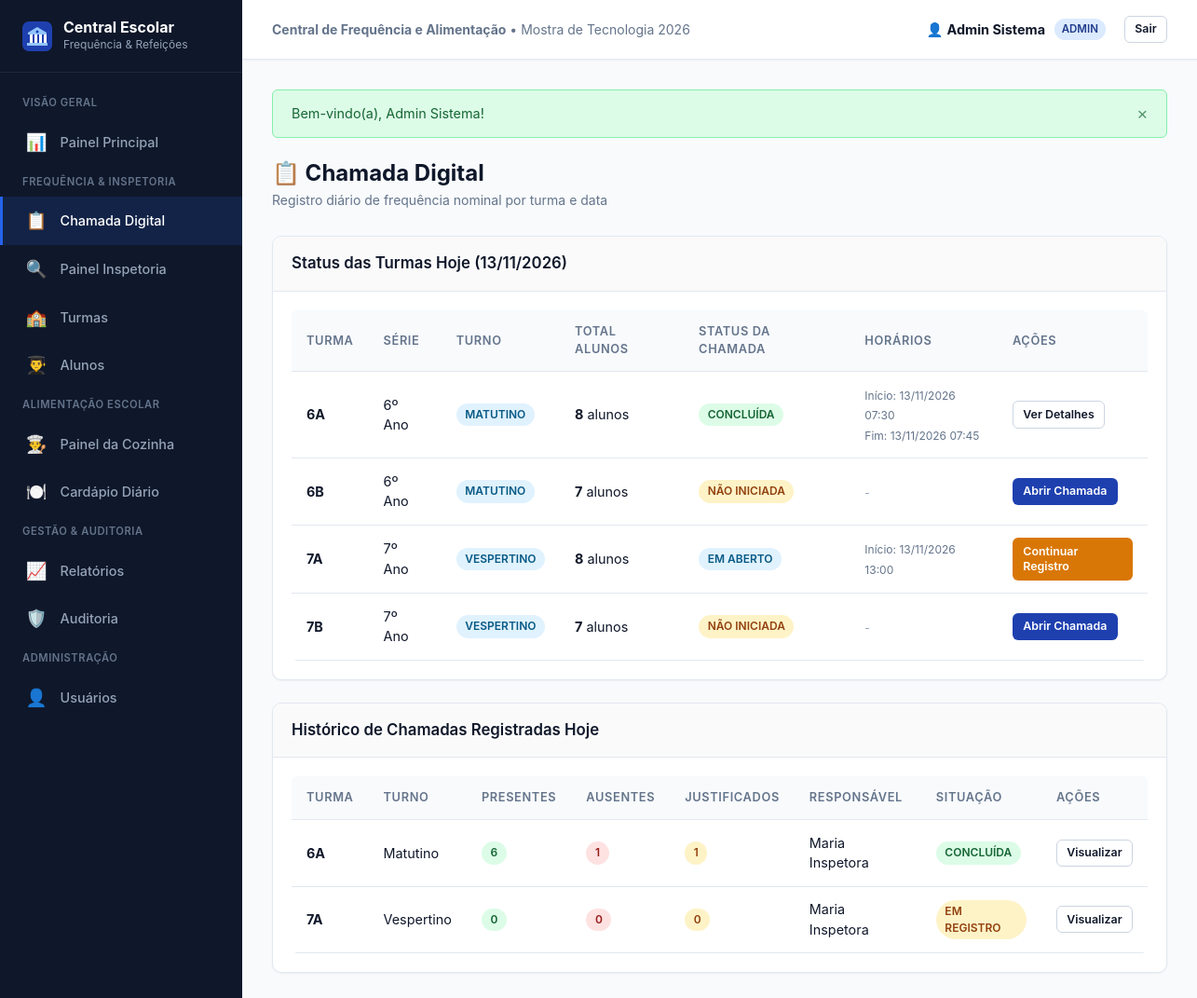
The page /chamadas (signed in) on the database its author committed.
### tables this page shows
CREATE TABLE IF NOT EXISTS turma (
    id              INT UNSIGNED    NOT NULL AUTO_INCREMENT,
    nome            VARCHAR(50)     NOT NULL COMMENT 'Nome da turma (ex: 6A, 7B)',
    ano_letivo_id   INT UNSIGNED    NOT NULL COMMENT 'FK para ano_letivo',
    turno           ENUM('matutino','vespertino','noturno') NOT NULL COMMENT 'Turno da turma',
    serie           VARCHAR(30)     NOT NULL COMMENT 'Série/Ano escolar (ex: 6º Ano)',
    created_at      DATETIME        NOT NULL DEFAULT CURRENT_TIMESTAMP,
    updated_at      DATETIME        NOT NULL DEFAULT CURRENT_TIMESTAMP ON UPDATE CURRENT_TIMESTAMP,
    PRIMARY KEY (id),
    CONSTRAINT fk_turma_ano_letivo
        FOREIGN KEY (ano_letivo_id) REFERENCES ano_letivo(id)
        ON DELETE RESTRICT ON UPDATE CASCADE
);

CREATE TABLE IF NOT EXISTS chamada (
    id              INT UNSIGNED    NOT NULL AUTO_INCREMENT,
    turma_id        INT UNSIGNED    NOT NULL COMMENT 'FK para turma',
    data            DATE            NOT NULL COMMENT 'Data da chamada',
    status          ENUM('aberta','concluida') NOT NULL DEFAULT 'aberta'
                    COMMENT 'Situação da chamada',
    usuario_id      INT UNSIGNED    NOT NULL COMMENT 'FK para usuário que criou a chamada',
    aberta_em       DATETIME        NOT NULL COMMENT 'Data/hora em que a chamada foi aberta',
    concluida_em    DATETIME        NULL     COMMENT 'Data/hora em que a chamada foi concluída',
    created_at      DATETIME        NOT NULL DEFAULT CURRENT_TIMESTAMP,
    updated_at      DATETIME        NOT NULL DEFAULT CURRENT_TIMESTAMP ON UPDATE CURRENT_TIMESTAMP,
    PRIMARY KEY (id),
     
    UNIQUE KEY uk_chamada_turma_data (turma_id, data),
    CONSTRAINT fk_chamada_turma
        FOREIGN KEY (turma_id) REFERENCES turma(id)
        ON DELETE RESTRICT ON UPDATE CASCADE,
    CONSTRAINT fk_chamada_usuario
        FOREIGN KEY (usuario_id) REFERENCES usuario(id)
        ON DELETE RESTRICT ON UPDATE CASCADE
);

CREATE TABLE IF NOT EXISTS usuario (
    id          INT UNSIGNED    NOT NULL AUTO_INCREMENT,
    nome        VARCHAR(150)    NOT NULL COMMENT 'Nome completo do usuário',
    email       VARCHAR(200)    NOT NULL COMMENT 'E-mail de login (único)',
    senha_hash  VARCHAR(255)    NOT NULL COMMENT 'Hash da senha (bcrypt)',
    perfil      ENUM('admin','inspetor','cozinha','gestor') NOT NULL
                COMMENT 'Perfil/papel do usuário no sistema',
    ativo       TINYINT(1)      NOT NULL DEFAULT 1 COMMENT '1 = ativo, 0 = inativo',
    created_at  DATETIME        NOT NULL DEFAULT CURRENT_TIMESTAMP,
    updated_at  DATETIME        NOT NULL DEFAULT CURRENT_TIMESTAMP ON UPDATE CURRENT_TIMESTAMP,
    PRIMARY KEY (id),
    UNIQUE KEY uk_usuario_email (email)
);

### app/controllers/ChamadasController.php (called while the page is built, shortened)
<?php
class ChamadasController extends Controller
{
    public function index(): void
    {
        $chamadaModel = $this->model('Chamada');
        $turmaModel = $this->model('Turma');
        $dataFiltro = $_GET['data'] ?? date('Y-m-d');
        $turmasComStatus = $turmaModel->findComStatusChamadaHoje();
        $chamadas = $chamadaModel->findHoje();
        $this->view('chamadas/index', [
            'titulo'          => 'Chamada Digital',
            'turmasComStatus' => $turmasComStatus,
            'chamadas'        => $chamadas,
            'dataFiltro'      => $dataFiltro,
        ]);
    }
}

### core/App.php (called while the page is built, shortened)
<?php
class App
{
    protected string $method = 'index';
    public function __construct()
    {
        $url = $this->parseUrl();
        if (isset($url[0]) && !empty($url[0])) {
            $nomeControlador = ucfirst(strtolower($url[0])) . 'Controller';
            $arquivoControlador = ROOT_PATH . '/app/controllers/' . $nomeControlador . '.php';
            if (file_exists($arquivoControlador)) {
                unset($url[0]);
            } else {
                $this->exibir404();
                return;
            }
        }
        $this->controller = new $this->controller();
        $this->params = $url ? array_values($url) : [];
        call_user_func_array([$this->controller, $this->method], $this->params);
    }
    protected function parseUrl(): array
    {
        if (isset($_GET['url'])) {
            $url = filter_var(rtrim($_GET['url'], '/'), FILTER_SANITIZE_URL);
            return explode('/', $url);
        }
        return [];
    }
}

### index.php (called while the page is built, shortened)
<?php
require_once ROOT_PATH . '/config/database.php';
require_once ROOT_PATH . '/core/App.php';
require_once ROOT_PATH . '/core/Controller.php';
require_once ROOT_PATH . '/core/Model.php';
require_once ROOT_PATH . '/core/Middleware.php';
require_once ROOT_PATH . '/core/Helpers.php';
$app = new App();

### config/database.php (called while the page is built, shortened)
<?php
class Database
{
    private static ?Database $instance = null;
    private function __construct()
    {
        $dsn = 'mysql:host=' . DB_HOST . ';dbname=' . DB_NAME . ';charset=' . DB_CHARSET;
        $opcoes = [
            PDO::ATTR_ERRMODE            => PDO::ERRMODE_EXCEPTION,
            PDO::ATTR_DEFAULT_FETCH_MODE => PDO::FETCH_OBJ,
            PDO::ATTR_EMULATE_PREPARES   => false,
        ];
        try {
            $this->pdo = new PDO($dsn, DB_USER, DB_PASS, $opcoes);
        } catch (PDOException $e) {
            die('Erro ao conectar com o banco de dados: ' . $e->getMessage());
        }
    }
    public static function connect(): PDO
    {
        if (self::$instance === null) {
            self::$instance = new self();
        }
        return self::$instance->pdo;
    }
}

### core/Model.php (called while the page is built, shortened)
<?php
class Model
{
    public function __construct()
    {
        $this->db = Database::connect();
    }
}

### app/models/Turma.php (called while the page is built, shortened)
<?php
class Turma extends Model
{
    public function findComStatusChamadaHoje(): array
    {
        $sql = "SELECT t.*, al.ano,
                (SELECT COUNT(*) FROM matricula m WHERE m.turma_id = t.id AND m.status = 'ativa') as total_alunos,
                c.id as chamada_id, c.status as chamada_status, c.aberta_em, c.concluida_em
                FROM turma t
                INNER JOIN ano_letivo al ON t.ano_letivo_id = al.id AND al.ativo = 1
                LEFT JOIN chamada c ON c.turma_id = t.id AND c.data = CURDATE()
                ORDER BY t.turno, t.nome";
        return $this->db->query($sql)->fetchAll();
    }
}

### core/Middleware.php (called while the page is built, shortened)
<?php
class Middleware
{
    public static function isLoggedIn(): bool
    {
        return isset($_SESSION['usuario_id']);
    }
    public static function hasRole(string $role): bool
    {
        return $_SESSION['usuario_perfil'] === $role;
    }
}

### app/models/Chamada.php (called while the page is built, shortened)
<?php
class Chamada extends Model
{
    public function findHoje(): array
    {
        $sql = "SELECT c.*, t.nome as turma_nome, t.turno, u.nome as usuario_nome,
                (SELECT COUNT(*) FROM frequencia f WHERE f.chamada_id = c.id AND f.situacao = 'presente') as total_presentes,
                (SELECT COUNT(*) FROM frequencia f WHERE f.chamada_id = c.id AND f.situacao = 'ausente') as total_ausentes,
                (SELECT COUNT(*) FROM frequencia f WHERE f.chamada_id = c.id AND f.situacao = 'justificado') as total_justificados,
                (SELECT COUNT(*) FROM frequencia f WHERE f.chamada_id = c.id) as total_registros,
                (SELECT COUNT(*) FROM matricula m WHERE m.turma_id = c.turma_id AND m.status = 'ativa') as total_matriculados
                FROM chamada c
                INNER JOIN turma t ON t.id = c.turma_id
                INNER JOIN usuario u ON u.id = c.usuario_id
                WHERE c.data = CURDATE()
                ORDER BY t.turno, t.nome";
        return $this->db->query($sql)->fetchAll();
    }
}

### app/views/chamadas/index.php (the view)
<div class="page-header">
    <div>
        <h1 class="page-header-title">📋 Chamada Digital</h1>
        <p class="breadcrumb-info">Registro diário de frequência nominal por turma e data</p>
    </div>
</div>
<div class="card">
    <div class="card-header">
        <h3>Status das Turmas Hoje (<?= formatDate(date('Y-m-d')) ?>)</h3>
    </div>
    <div class="card-body">
        <div class="table-container">
            <table>
                <thead>
                    <tr>
                        <th>Turma</th>
                        <th>Série</th>
                        <th>Turno</th>
                        <th>Total Alunos</th>
                        <th>Status da Chamada</th>
                        <th>Horários</th>
                        <th>Ações</th>
                    </tr>
                </thead>
                <tbody>
                    <?php foreach ($turmasComStatus as $t): ?>
                        <tr>
                            <td><strong><?= sanitize($t->nome) ?></strong></td>
                            <td><?= sanitize($t->serie) ?></td>
                            <td><span class="badge badge-info"><?= ucfirst(sanitize($t->turno)) ?></span></td>
                            <td><strong><?= $t->total_alunos ?></strong> alunos</td>
                            <td>
                                <?php if (empty($t->chamada_id)): ?>
                                    <span class="badge badge-warning">Não Iniciada</span>
                                <?php elseif ($t->chamada_status === 'aberta'): ?>
                                    <span class="badge badge-info">Em Aberto</span>
                                <?php elseif ($t->chamada_status === 'concluida'): ?>
                                    <span class="badge badge-success">Concluída</span>
                                <?php endif; ?>
                            </td>
                            <td>
                                <?php if (!empty($t->aberta_em)): ?>
                                    <small style="color: var(--text-muted);">
                                        Início: <?= formatDateTime($t->aberta_em) ?>
                                        <?php if (!empty($t->concluida_em)): ?>
                                            <br>Fim: <?= formatDateTime($t->concluida_em) ?>
                                        <?php endif; ?>
                                    </small>
                                <?php else: ?>
                                    <small style="color: var(--text-light);">-</small>
                                <?php endif; ?>
                            </td>
                            <td>
                                <?php if (empty($t->chamada_id)): ?>
                                    <?php if (Middleware::hasRole('admin') || Middleware::hasRole('inspetor')): ?>
                                        <a href="<?= BASE_URL ?>/chamadas/abrir/<?= $t->id ?>" class="btn btn-primary btn-sm">Abrir Chamada</a>
                                    <?php else: ?>
                                        <span style="font-size: 0.8rem; color: var(--text-muted);">Aguardando Inspetor</span>
                                    <?php endif; ?>
                                <?php elseif ($t->chamada_status === 'aberta'): ?>
                                    <a href="<?= BASE_URL ?>/chamadas/registrar/<?= $t->chamada_id ?>" class="btn btn-warning btn-sm">Continuar Registro</a>
                                <?php elseif ($t->chamada_status === 'concluida'): ?>
                                    <a href="<?= BASE_URL ?>/chamadas/visualizar/<?= $t->chamada_id ?>" class="btn btn-outline btn-sm">Ver Detalhes</a>
                                <?php endif; ?>
                            </td>
                        </tr>
                    <?php endforeach; ?>
                </tbody>
            </table>
        </div>
    </div>
</div>
<div class="card">
    <div class="card-header">
        <h3>Histórico de Chamadas Registradas Hoje</h3>
    </div>
    <div class="card-body">
        <?php if (empty($chamadas)): ?>
            <div class="empty-state">
                <div class="empty-state-icon">📋</div>
                <div class="empty-state-title">Nenhuma chamada iniciada ainda hoje</div>
                <p>Abra a chamada de uma das turmas acima para iniciar o fluxo.</p>
            </div>
        <?php else: ?>
            <div class="table-container">
                <table>
                    <thead>
                        <tr>
                            <th>Turma</th>
                            <th>Turno</th>
                            <th>Presentes</th>
                            <th>Ausentes</th>
                            <th>Justificados</th>
                            <th>Responsável</th>
                            <th>Situação</th>
                            <th>Ações</th>
                        </tr>
                    </thead>
                    <tbody>
                        <?php foreach ($chamadas as $ch): ?>
                            <tr>
                                <td><strong><?= sanitize($ch->turma_nome) ?></strong></td>
                                <td><?= ucfirst(sanitize($ch->turno)) ?></td>
                                <td><span class="badge badge-success"><?= $ch->total_presentes ?></span></td>
                                <td><span class="badge badge-danger"><?= $ch->total_ausentes ?></span></td>
                                <td><span class="badge badge-warning"><?= $ch->total_justificados ?></span></td>
                                <td><?= sanitize($ch->usuario_nome) ?></td>
                                <td>
                                    <?php if ($ch->status === 'concluida'): ?>
                                        <span class="badge badge-success">Concluída</span>
                                    <?php else: ?>
                                        <span class="badge badge-warning">Em Registro</span>
                                    <?php endif; ?>
                                </td>
                                <td>
                                    <a href="<?= BASE_URL ?>/chamadas/visualizar/<?= $ch->id ?>" class="btn btn-outline btn-sm">Visualizar</a>
                                </td>
                            </tr>
                        <?php endforeach; ?>
                    </tbody>
                </table>
            </div>
        <?php endif; ?>
    </div>
</div>

### rows shown on the page
turma: nome "6A", serie "6º Ano", turno "MATUTINO", total_alunos "8", shows "CONCLUÍDA", chamada.aberta_em "13/11/2026 07:30", chamada.concluida_em "13/11/2026 07:45"
turma: nome "6B", serie "6º Ano", turno "MATUTINO", total_alunos "7", shows "NÃO INICIADA"
turma: nome "7A", serie "7º Ano", turno "VESPERTINO", total_alunos "8", shows "EM ABERTO", chamada.aberta_em "13/11/2026 13:00"
turma: nome "7B", serie "7º Ano", turno "VESPERTINO", total_alunos "7", shows "NÃO INICIADA"
chamada: turma.nome "6A", turma.turno "Matutino", total_presentes "6", total_ausentes "1", total_justificados "1", usuario.nome "Maria Inspetora", status "CONCLUÍDA"
chamada: turma.nome "7A", turma.turno "Vespertino", total_presentes "0", total_ausentes "0", total_justificados "0", usuario.nome "Maria Inspetora", status "EM REGISTRO"

### other values the page prints
APP_NAME "Central de Frequência e Alimentação"
$usuarioAtual['nome'] "Admin Sistema"
$perfilAtual "ADMIN"
$flash['message'] "Bem-vindo(a), Admin Sistema!"
